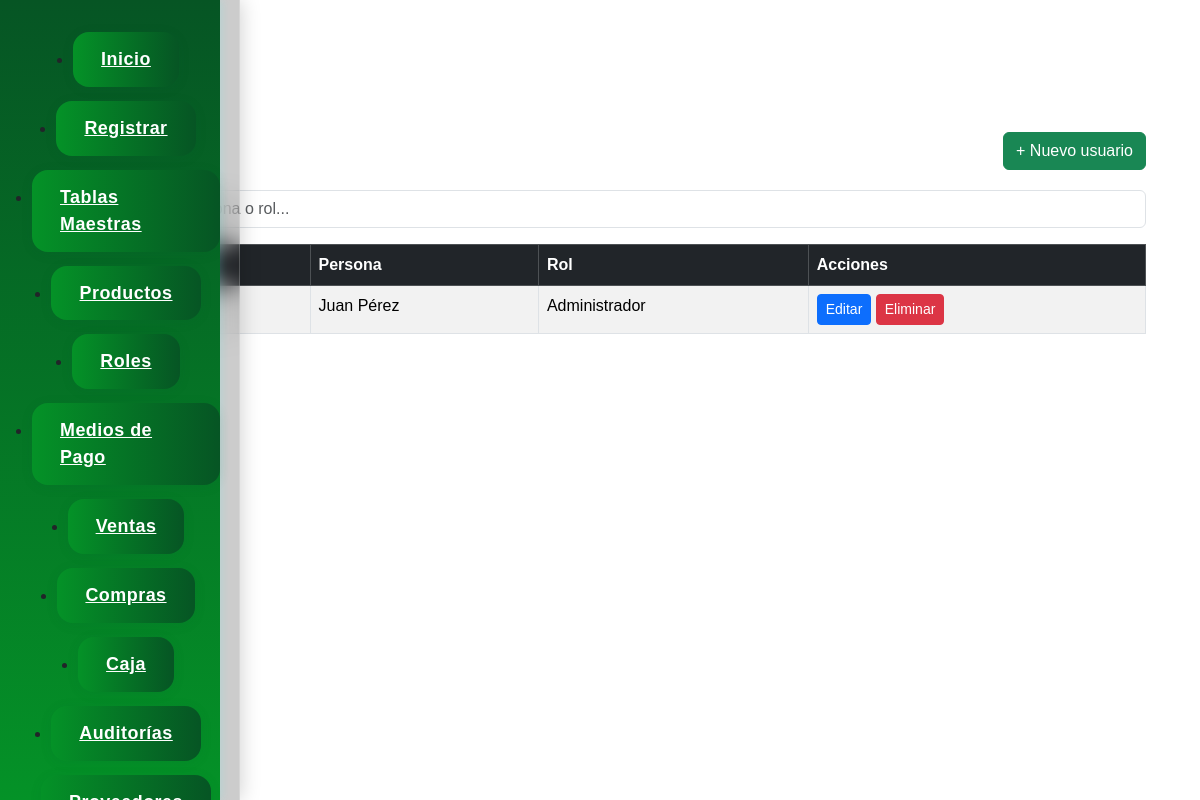
Screenshot of /index.php?page=usuario (signed in) with the database file from the repository.
### tables this page shows
CREATE TABLE usuario (
    id_usuario INT NOT NULL AUTO_INCREMENT,
    nombre_usuario VARCHAR(20) NOT NULL,
    contrasena VARCHAR(500) NOT NULL,
    rela_persona INT NOT NULL,
    rela_rol INT NOT NULL,
    PRIMARY KEY (id_usuario),
    FOREIGN KEY (rela_persona) REFERENCES persona(id_persona),
    FOREIGN KEY (rela_rol) REFERENCES rol(id_rol)
);

CREATE TABLE persona (
    id_persona INT NOT NULL AUTO_INCREMENT,
    persona_nombre VARCHAR(50) NOT NULL,
    persona_apellido VARCHAR(50) NOT NULL,
    persona_fecha_nac DATE NOT NULL,
    persona_dni VARCHAR(10) NOT NULL,
    persona_sexo VARCHAR(10),
    persona_direccion VARCHAR(50) NOT NULL,
    PRIMARY KEY (id_persona)
);

CREATE TABLE rol (
    id_rol INT NOT NULL AUTO_INCREMENT,
    nombre_rol VARCHAR(50),
    PRIMARY KEY (id_rol)
);

### controllers/usuario.controlador.php (called while the page is built, shortened)
<?php
require_once('models/usuarios.php');
class UsuarioControlador {
    public function index() {
        $usuarios = Usuario::obtenerUsuarios();
        include('views/usuario.php');
    }
}
?>

### models/conexion.php (called while the page is built, shortened)
<?php
class Conexion {
    private $_con;
    private $servidor;
    private $usuario;
    private $password;
    private $base_datos;
    public function __construct(){
        $dotenv = Dotenv::createImmutable(__DIR__ . '/../');
        $this->servidor = $_ENV['DB_HOST'];
        $this->usuario = $_ENV['DB_USER'];
        $this->password = $_ENV['DB_PASS'];
        $this->base_datos = $_ENV['DB_NAME'];
    }
    public function conectar(){
        $this->_con = new mysqli($this->servidor, $this->usuario, $this->password, $this->base_datos);
    }
    public function consultar($query){
        $resultado = $this->_con->query($query);
        return $resultado;
    }
}
?>

### models/usuarios.php (called while the page is built, shortened)
<?php
class Usuario {
    public static function obtenerUsuarios() {
        $conexion = new Conexion();
        $sql = "SELECT u.id_usuario, u.nombre_usuario, u.contrasena, u.rela_persona, u.rela_rol, p.persona_nombre, p.persona_apellido, r.nombre_rol
        FROM usuario u
        INNER JOIN persona p ON u.rela_persona = p.id_persona
        INNER JOIN rol r ON u.rela_rol = r.id_rol
        ORDER BY u.id_usuario DESC";
        return $conexion->consultar($sql);
    }
}

### views/usuario.php (the view, shortened to what this page needs)
<div class="container mt-4">
    <div class="d-flex justify-content-between align-items-center mb-3">
        <h2>Usuarios</h2>
        <a href="index.php?page=usuario&action=nuevo" class="btn btn-success">+ Nuevo usuario</a>
    </div>
    <div class="mb-3">
        <input type="text" id="buscadorUsuario" class="form-control" placeholder="Buscar usuario, persona o rol...">
    </div>
    <table class="table table-bordered table-striped" id="tablaUsuarios">
        <thead class="table-dark">
            <tr>
                <th>ID</th>
                <th>Usuario</th>
                <th>Persona</th>
                <th>Rol</th>
                <th>Acciones</th>
            </tr>
        </thead>
        <tbody>
            <?php while($row = $usuarios->fetch_assoc()): ?>
            <tr>
                <td><?= $row['id_usuario'] ?></td>
                <td><?= htmlspecialchars($row['nombre_usuario']) ?></td>
                <td><?= htmlspecialchars($row['persona_nombre'] . ' ' . $row['persona_apellido']) ?></td>
                <td><?= htmlspecialchars($row['nombre_rol']) ?></td>
                <td>
                    <a href="index.php?page=usuario&action=editar&id=<?= $row['id_usuario'] ?>" class="btn btn-sm btn-primary">Editar</a>
                    <a href="index.php?page=usuario&action=eliminar&id=<?= $row['id_usuario'] ?>" class="btn btn-sm btn-danger" onclick="return confirm('¿Seguro que deseas eliminar este usuario?');">Eliminar</a>
                </td>
            </tr>
            <?php endwhile; ?>
        </tbody>
    </table>
</div>

### styles/signup.css (style rules this page uses)
* { margin: 0; padding: 0; box-sizing: border-box; font-family: 'Arial', sans-serif; }
body { background: white; min-height: 100vh; }

### styles/navbar.css (style rules this page uses)
body, html { margin-left: 220px !important; }
body, html { margin: 0 !important; padding: 0 !important; overflow-x: hidden; min-height: 100vh; box-sizing: border-box; }
body, html, .container, .login-container, .inicio-container, .main-content, .table-responsive, .login-box { margin-top: 0 !important; }
.form-producto-container, .tabla-contenedor, .titulo-listado, .mb-3, .d-flex, .table-producto, .table, .table-responsive, .modal-content { margin-top: 0 !important; }
.container, .login-container, .inicio-container, .main-content, .table-responsive { margin-top: 0 !important; }
.container, .main-content { padding-top: 64px !important; }

### rows the page displays
usuario: nombre_usuario "juan", rela_persona.persona_apellido "Juan Pérez", rela_rol.nombre_rol "Administrador"
